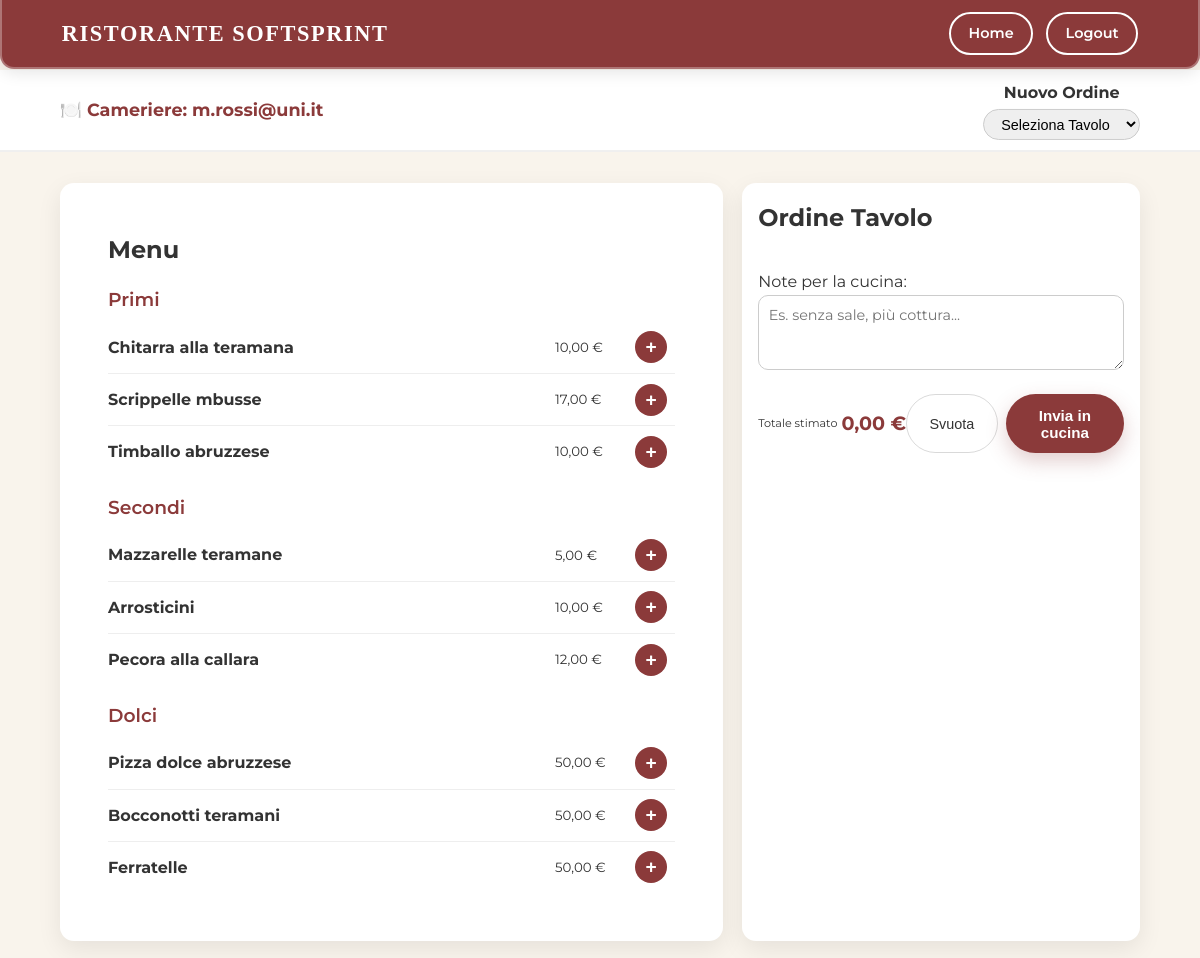
The app's page /public/cameriere.php (signed in) with its own data.
### tables this page shows
CREATE TABLE `piatto` (
  `id_piatto` int(11) NOT NULL,
  `nome` varchar(50) NOT NULL,
  `prezzo` decimal(5,0) NOT NULL,
  `categoria` varchar(255) DEFAULT NULL,
  `img` varchar(255) DEFAULT NULL,
  `descrizione` varchar(255) DEFAULT NULL
);

### php/includes/db.php (called while the page is built, shortened)
<?php
    function open(){
        $connDB = new mysqli(dbhost, dbuser, dbpass, db);
        return $connDB;
    }
?>

### php/class/Piatto.php (called while the page is built, shortened)
<?php
require_once __DIR__ . "/../includes/db.php";
class Piatto {
    private $db;
    public function __construct() {
        $this->db = open();
    }
    public function getMenu(): array {
        $query = "SELECT * FROM piatto";
        $req= $this->db->query($query);
        return $req ->fetch_all(MYSQLI_ASSOC);
    }
}

### public/cameriere.php (the view, shortened to what this page needs)
<?php
require_once "../php/includes/header.php";
require_once "../php/class/Tavolo.php";
require_once "../php/class/Piatto.php";
$header = new Header();
$id_tavolo = isset($_GET['tavolo']) ? intval($_GET['tavolo']) : 0;
$piattoObj = new Piatto();
$menu = $piattoObj->getMenu();
$piattiPerCategoria = [];
foreach ($menu as $p) {
    $piattiPerCategoria[$p['categoria']][] = $p;
}
?>
<?php echo $header->render('user'); ?>
<header class="waiter-topbar">
    <div class="container topbar-inner">
        <strong class="cameriere-title">🍽️ Cameriere: <?= htmlspecialchars($_SESSION['email']); ?></strong>
        <div class="topbar-center">
            <strong>Nuovo Ordine</strong><br>
            <select id="select-tavolo" onchange="vaiAlTavolo(this)">
                <option value="">Seleziona Tavolo</option>
            </select>
        </div>
    </div>
</header>
<main class="container waiter-layout">
<section class="menu-panel">
    <h2>Menu</h2>
    <?php foreach ($piattiPerCategoria as $categoria => $piatti): ?>
        <div class="menu-category">
            <h3><?= htmlspecialchars($categoria) ?></h3>
            <ul>
                <?php foreach ($piatti as $p):
                    $id = intval($p['id_piatto']);
                    $price = floatval($p['prezzo']);
                    $title = htmlspecialchars($p['nome'], ENT_QUOTES);
                ?>
                <li class="dish" data-id="<?= $id ?>" data-price="<?= $price ?>" data-title="<?= $title ?>">
                    <strong><?= $title ?></strong>
                    <small><?= number_format($price, 2, ',', '') ?> €</small>
                    <button class="dish-add">+</button>
                </li>
                <?php endforeach; ?>
            </ul>
        </div>
    <?php endforeach; ?>
</section>
<aside class="order-panel">
<header class="order-header">
    <h2 id="ordine-titolo">Ordine Tavolo <?= $id_tavolo > 0 ? $id_tavolo : '' ?></h2>
</header>
<div>
    <label for="note-cucina">Note per la cucina:</label>
    <textarea id="note-cucina" rows="3" placeholder="Es. senza sale, più cottura..."></textarea>
</div>
<div class="order-footer">
    <div class="order-total">
        <span>Totale stimato</span>
        <strong id="order-total">0 €</strong>
    </div>
    <div class="order-actions">
        <button class="btn-secondary" id="btn-svuota">Svuota</button>
        <button class="btn-primary" id="btn-invia">Invia in cucina</button>
    </div>
</div>
</aside>
</main>
</body>
</html>

### css/style.css (style rules this page uses)
:root { --bg: #f9f4ec; --primary: #8b3a3a; --secondary: #47624f; --accent: #e1c699; --text: #333333; --light: #ffffff; }
* { box-sizing: border-box; margin: 0; padding: 0; }
body { font-family: "Montserrat", system-ui, -apple-system, sans-serif; background-color: var(--bg); color: var(--text); line-height: 1.6; }
header, main, footer { width: 100%; }
.container { width: 90%; max-width: 1200px; margin: 0 auto; }
.btn-primary { padding: 0.8rem 1.6rem; border-radius: 999px; border: none; background-color: var(--primary); color: var(--light); font-weight: 600; font-size: 0.95rem; cursor: pointer; transition: transform 0.15s ease-out, box-shadow 0.15s ease-out, background-color 0.15s ease-out; box-shadow: 0 8px 20px rgba(139, 58, 58, 0.25); }
.btn-secondary { padding: 0.8rem 1.4rem; border-radius: 999px; border: 1px solid rgba(0, 0, 0, 0.15); background-color: transparent; color: var(--text); font-weight: 500; font-size: 0.9rem; cursor: pointer; transition: background-color 0.15s ease-out; }
section:not(.hero-blur) { padding: 3rem 0; }
.dish { display: grid !important; grid-template-columns: 1fr 80px 40px; align-items: center; }
.order-total { font-size: 0.7rem !important; white-space: nowrap !important; display: flex; align-items: center; gap: 4px; }
.order-actions { display: flex; gap: 0.4rem; }
.waiter-topbar { position: sticky; top: 70px; z-index: 30; background: var(--light); border-bottom: 2px solid rgba(0, 0, 0, 0.06); padding: 0.6rem 0; }
.waiter-topbar .topbar-inner { display: flex; justify-content: space-between; align-items: center; }
.cameriere-title { color: var(--primary); font-size: 1.1rem; }
.topbar-center { text-align: center; }
.waiter-topbar select { margin-top: 0.25rem; padding: 0.35rem 0.8rem; border-radius: 999px; border: 1px solid #ccc; font-size: 0.9rem; }
.waiter-layout { margin-top: 2rem; display: grid; grid-template-columns: 2fr 1.2fr; gap: 1.2rem; }
.menu-panel { background: var(--light); padding: 3rem !important; border-radius: 14px; box-shadow: 0 8px 24px rgba(0, 0, 0, 0.08); max-height: calc(100vh - 200px); overflow-y: auto; }
.menu-category h3 { margin: 1rem 0 0.4rem; color: var(--primary); font-weight: 600; }
.menu-category ul { list-style: none; padding: 0; margin: 0; }
.dish { display: flex; justify-content: space-between; align-items: center; padding: 0.6rem 0; border-bottom: 1px solid #eee; }
.dish:last-child { border-bottom: none; }
.dish-add { width: 32px; height: 32px; border-radius: 999px; background: var(--primary); color: white; font-size: 1.2rem; font-weight: 700; cursor: pointer; border: none; display: inline-flex; align-items: center; justify-content: center; }
.order-panel { background: var(--light); padding: 1rem; border-radius: 14px; box-shadow: 0 8px 24px rgba(0, 0, 0, 0.08); max-height: calc(100vh - 200px); overflow-y: auto; display: flex; flex-direction: column; gap: 1rem; }
.order-header { display: flex; justify-content: space-between; align-items: center; }
.order-footer { display: flex; justify-content: space-between; align-items: center; }
.order-total strong { font-size: 1.2rem; color: var(--primary); }
.order-actions { display: flex; gap: 0.5rem; }
#note-cucina { width: 100%; border-radius: 10px; border: 1px solid #ccc; padding: 0.6rem; resize: vertical; font-family: inherit; font-size: 0.9rem; }
.waiter-layout .order-panel { background: var(--light); padding: 1rem; border-radius: 14px; box-shadow: 0 8px 24px rgba(0, 0, 0, 0.08); max-height: calc(100vh - 200px); overflow-y: auto; display: flex; flex-direction: column; gap: 1rem; }
.waiter-layout .order-actions { display: flex; gap: 0.5rem; }

### records on screen
piatto: nome "Chitarra alla teramana", prezzo "10,00"
piatto: nome "Scrippelle mbusse", prezzo "17,00"
piatto: nome "Timballo abruzzese", prezzo "10,00"
piatto: nome "Mazzarelle teramane", prezzo "5,00"
piatto: nome "Arrosticini", prezzo "10,00"
piatto: nome "Pecora alla callara", prezzo "12,00"
piatto: nome "Pizza dolce abruzzese", prezzo "50,00"
piatto: nome "Bocconotti teramani", prezzo "50,00"
piatto: nome "Ferratelle", prezzo "50,00"

### other values on screen
$_SESSION['email'] "m.rossi@uni.it"
$categoria "Primi"
$categoria "Secondi"
$categoria "Dolci"
